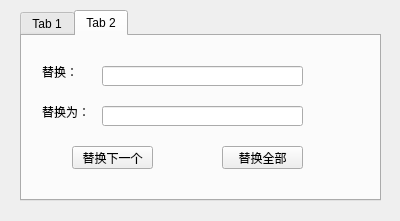
<?xml version="1.0" encoding="UTF-8"?>
<ui version="4.0">
 <class>find_dialog</class>
 <widget class="QDialog" name="find_dialog">
  <property name="geometry">
   <rect>
    <x>0</x>
    <y>0</y>
    <width>400</width>
    <height>221</height>
   </rect>
  </property>
  <property name="windowTitle">
   <string>Dialog</string>
  </property>
  <widget class="QTabWidget" name="tabWidget">
   <property name="geometry">
    <rect>
     <x>20</x>
     <y>10</y>
     <width>361</width>
     <height>191</height>
    </rect>
   </property>
   <property name="currentIndex">
    <number>1</number>
   </property>
   <widget class="QWidget" name="tab">
    <attribute name="title">
     <string>Tab 1</string>
    </attribute>
    <widget class="QLineEdit" name="find_lineedit">
     <property name="geometry">
      <rect>
       <x>20</x>
       <y>50</y>
       <width>201</width>
       <height>20</height>
      </rect>
     </property>
    </widget>
    <widget class="QPushButton" name="find_next_button">
     <property name="geometry">
      <rect>
       <x>140</x>
       <y>90</y>
       <width>81</width>
       <height>23</height>
      </rect>
     </property>
     <property name="text">
      <string>查找下一个</string>
     </property>
    </widget>
    <widget class="QCheckBox" name="distinguish_check">
     <property name="geometry">
      <rect>
       <x>250</x>
       <y>50</y>
       <width>81</width>
       <height>16</height>
      </rect>
     </property>
     <property name="text">
      <string>区分大小写</string>
     </property>
    </widget>
   </widget>
   <widget class="QWidget" name="tab_2">
    <attribute name="title">
     <string>Tab 2</string>
    </attribute>
    <widget class="QLineEdit" name="replace_lineedit">
     <property name="geometry">
      <rect>
       <x>80</x>
       <y>70</y>
       <width>201</width>
       <height>20</height>
      </rect>
     </property>
    </widget>
    <widget class="QPushButton" name="replace_all_button">
     <property name="geometry">
      <rect>
       <x>200</x>
       <y>110</y>
       <width>81</width>
       <height>23</height>
      </rect>
     </property>
     <property name="text">
      <string>替换全部</string>
     </property>
    </widget>
    <widget class="QPushButton" name="replace_button">
     <property name="geometry">
      <rect>
       <x>50</x>
       <y>110</y>
       <width>81</width>
       <height>23</height>
      </rect>
     </property>
     <property name="text">
      <string>替换下一个</string>
     </property>
    </widget>
    <widget class="QLabel" name="label">
     <property name="geometry">
      <rect>
       <x>20</x>
       <y>70</y>
       <width>54</width>
       <height>12</height>
      </rect>
     </property>
     <property name="text">
      <string>替换为：</string>
     </property>
    </widget>
    <widget class="QLineEdit" name="replace_find_lineedit">
     <property name="geometry">
      <rect>
       <x>80</x>
       <y>30</y>
       <width>201</width>
       <height>20</height>
      </rect>
     </property>
    </widget>
    <widget class="QLabel" name="label_2">
     <property name="geometry">
      <rect>
       <x>20</x>
       <y>30</y>
       <width>54</width>
       <height>12</height>
      </rect>
     </property>
     <property name="text">
      <string>替换：</string>
     </property>
    </widget>
   </widget>
  </widget>
 </widget>
 <resources/>
 <connections/>
</ui>
